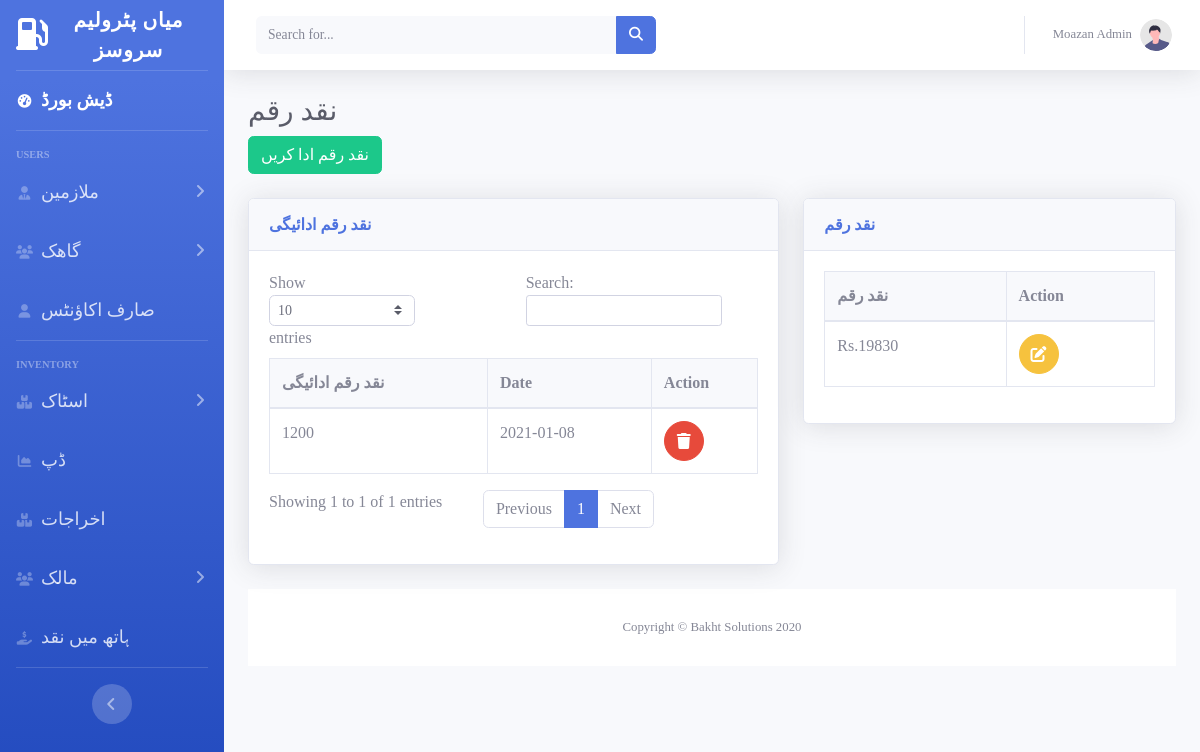
The page /cash_hand.php (signed in) on the database its author committed.
### tables this page shows
CREATE TABLE `users` (
  `id` int(11) NOT NULL,
  `name` varchar(30) NOT NULL,
  `phoneno` varchar(200) NOT NULL,
  `password` varchar(200) NOT NULL,
  `role` varchar(30) NOT NULL
);

CREATE TABLE `cash_payment` (
  `id` int(11) NOT NULL,
  `amount` float NOT NULL,
  `descr` varchar(100) DEFAULT NULL,
  `date` date NOT NULL
);

CREATE TABLE `cash_hand` (
  `id` int(11) NOT NULL,
  `cash` float NOT NULL,
  `date` date NOT NULL
);

### cash_hand.php (the view, shortened to what this page needs)
<?php  session_start(); include "db.php";
include "header.php";
$data = mysqli_query($conn, "SELECT * FROM cash_hand ORDER BY ID DESC LIMIT 1");
$output = mysqli_fetch_assoc($data);
$data2 = mysqli_query($conn, "SELECT * FROM cash_payment ");
$output2 = mysqli_fetch_all($data2,MYSQLI_ASSOC);
$phoneno=$_SESSION['phoneno'];
$mysql = mysqli_query($conn, "SELECT * FROM users where phoneno=$phoneno and role='admin' ");
$print = mysqli_fetch_assoc($mysql);
if(!$print){
   $dadmin='d-none';
}else{  $dadmin='';}
?>
<body id="page-top">
<div id="wrapper">
<?php include "sidebar.php";?>
    <div id="content-wrapper" class="d-flex flex-column">
        <div id="content">
        <?php include "topbar.php";?>
    <div class="container-fluid">
<h1 class="h3 mb-2 text-gray-800">نقد رقم</h1>
<button class='btn btn-success'  data-toggle="modal" data-target="#AddempModal">نقد رقم ادا کریں</button> <br><br>
<div class='row'>
<div class="col-md-7 ">
<div class="card shadow mb-4">
    <div class="card-header py-3">
        <h6 class="m-0 font-weight-bold text-primary">نقد رقم ادائیگی</h6>
    </div>
    <div class="card-body">
        <div class="table-responsive">
            <table class="table table-bordered" id="dataTable" width="100%" cellspacing="0">
                <thead>
                    <tr class='bg-light '>
                        <th>نقد رقم ادائیگی</th>
                        <th>Date</th>
                        <th class="<?php echo $dadmin?>">Action</th>
                    </tr>
                </thead>
                <tbody>
                    <?php $i=1; foreach($output2 as $out2) {?>
                    <tr>
                        <td><?php echo $out2['amount']?></td>
                        <td ><?php echo $out2['date']?> </td>
                        <td class="<?php echo $dadmin?>">
                          <a href="" class="btn btn-danger btn-circle" data-toggle="modal" data-target="#delModal">
                                        <i class="fas fa-trash"></i>
                          </a></td>
            </tr>  <?php }?>
                </tbody>
            </table>
        </div>
    </div>
</div>
</div>
  <div class="col-md-5 col-lg-5">
                            <div class="card shadow mb-4">
                                <div class="card-header py-3">
                                    <h6 class="m-0 font-weight-bold text-primary">نقد رقم</h6>
                                </div>
                                <div class="card-body">
                                <div class="table-responsive">
            <table class="table table-bordered" id="dataTable" width="100%" cellspacing="0">
                <thead>
                    <tr class='bg-light '>
                        <th>نقد رقم</th>
                        <th>Action</th>
                    </tr>
                </thead>
                <tbody>
                    <tr> <input type="hidden" value="<?php echo $output['cash']?>" id="cash">
                        <td>Rs.<?php echo $output['cash']?></td>
                        <td class="<?php echo $dadmin?>">
                          <a href="" class="btn btn-warning btn-circle" data-toggle="modal" data-target="#editModal">
                                        <i class="fas fa-edit"></i>
                          </a></td>
                    </tr>
                                </tbody>
                            </table>
                        </div>
                                </div>
                            </div>
                        </div>
                    </div>
<?php include "footer.php"?>

### topbar.php (shortened to what this page needs)
<?php
 include "db.php";
 $phoneno=$_SESSION['phoneno'];
$mysql = mysqli_query($conn, "SELECT * FROM users where phoneno=$phoneno ");
$print = mysqli_fetch_assoc($mysql);
?>
 <nav class="navbar navbar-expand navbar-light bg-white topbar mb-4 static-top shadow">
<form
    class="d-none d-sm-inline-block form-inline mr-auto ml-md-3 my-2 my-md-0 mw-100 navbar-search">
    <div class="input-group">
        <input type="text" class="form-control bg-light border-0 small" placeholder="Search for..."
            aria-label="Search" aria-describedby="basic-addon2">
        <div class="input-group-append">
            <button class="btn btn-primary" type="button">
                <i class="fas fa-search fa-sm"></i>
            </button>
        </div>
    </div>
</form>
<ul class="navbar-nav ml-auto">
    <li class="nav-item dropdown no-arrow">
        <a class="nav-link dropdown-toggle" href="#" id="userDropdown" role="button"
            data-toggle="dropdown" aria-haspopup="true" aria-expanded="false">
            <span class="mr-2 d-none d-lg-inline text-gray-600 small"><?php echo  $print['name']?></span>
            <img class="img-profile rounded-circle"
                src="img/undraw_profile.svg">
        </a>
    </li>
</ul>
</nav>

### rows shown on the page
users: name "Moazan Admin"
cash_payment: amount "1200", date "2021-01-08"
cash_hand: cash "19830"
